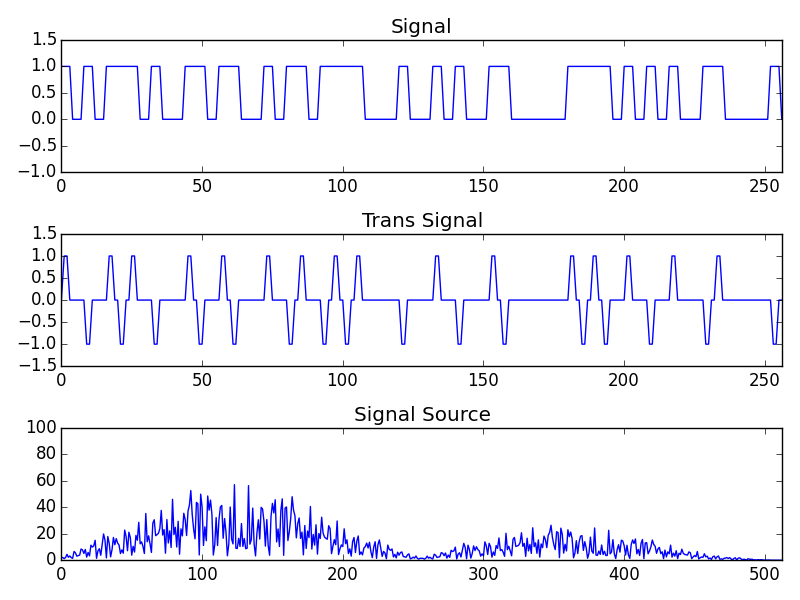

The Python source for this figure:
# coding:utf-8

import numpy as np
import matplotlib.pyplot as plt
import random

""" AMI方式 """

# 元となる信号の生成 ビット数bit
def createSignal(bit):
    sig = []
    random.seed(10)

    for x in range(bit):
        s = random.randint(0, 1)
        sig.append(s)

    return sig


# 伝送信号の生成 周期T 電位E
# AMI方式
def createTransSignal(sig, T, E):

    trans = []
    ami = 0

    for i in range(len(sig)):
        t = sig[i]

        trans.append(0)
        if t == 0:
            for j in range(T/2):
                trans.append(0)
        else:
            if ami == 0:
                ami = 1
                for j in range(T/2):
                    trans.append(E)

            else:
                ami = 0
                for j in range(T/2):
                    trans.append(-E)



        trans.append(0)

    return trans

# 信号の幅T倍にする
def changeWidth(sig, T):

    trans = []

    for i in range(len(sig)):
        t = sig[i]

        for j in range(T):
                trans.append(t)

    return trans

# 周波数特性を求める
def fftSignal(sig):

    F = np.fft.fft(sig)
    F = np.abs(F)

    return F

if __name__ == "__main__":

    bit = 256
    T = 4
    E = 1

    signal = createSignal(bit)
    transSignal = createTransSignal(signal, T, E)
    signalSource = fftSignal(transSignal)


    # 元の信号を描画用に幅を変更する
    pltSignal = changeWidth(signal, T)

    plt.subplot(3,1,1)
    plt.plot(pltSignal)
    plt.title("Signal")
    plt.xlim(0, bit)
    plt.ylim(-1, 1.5)

    plt.subplot(3,1,2)
    plt.plot(transSignal)
    plt.title("Trans Signal")
    plt.xlim(0, bit)
    plt.ylim(-E-0.5, E+0.5)

    plt.subplot(3,1,3)
    plt.plot(signalSource)
    plt.title("Signal Source")
    plt.xlim(0, len(signalSource)/2)
    plt.ylim(0.01, 100)

    plt.tight_layout()



    plt.show()
